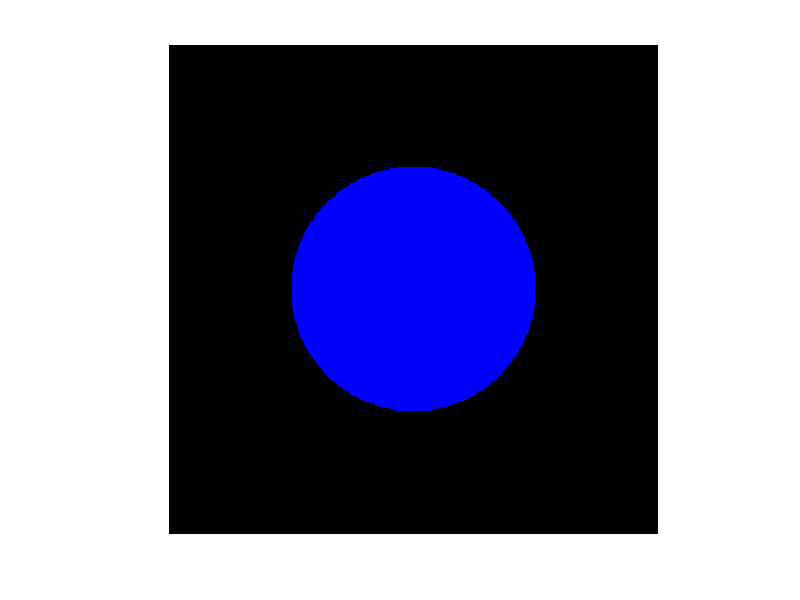

Write the MATLAB code that produced this figure.
% ایجاد یک شیء از تصویر با ابعاد 400x400 پیکسل و پس زمینه سیاه
img = zeros(400, 400, 3);
img(:, :, 1) = 0; % رنگ قرمز
img(:, :, 2) = 0; % رنگ سبز
img(:, :, 3) = 0; % رنگ آبی

% مختصات مرکز دایره
center_x = 200; % نصف عرض تصویر
center_y = 200; % نصف ارتفاع تصویر
radius = 100; % شعاع دایره
circle_color = [0, 0, 1]; % رنگ دایره (آبی)

% ایجاد دایره در تصویر
for y = 1:400
    for x = 1:400
        if ((x - center_x)^2 + (y - center_y)^2 <= radius^2)
            img(y, x, :) = circle_color;
        end
    end
end

% نمایش تصویر
imshow(img);
